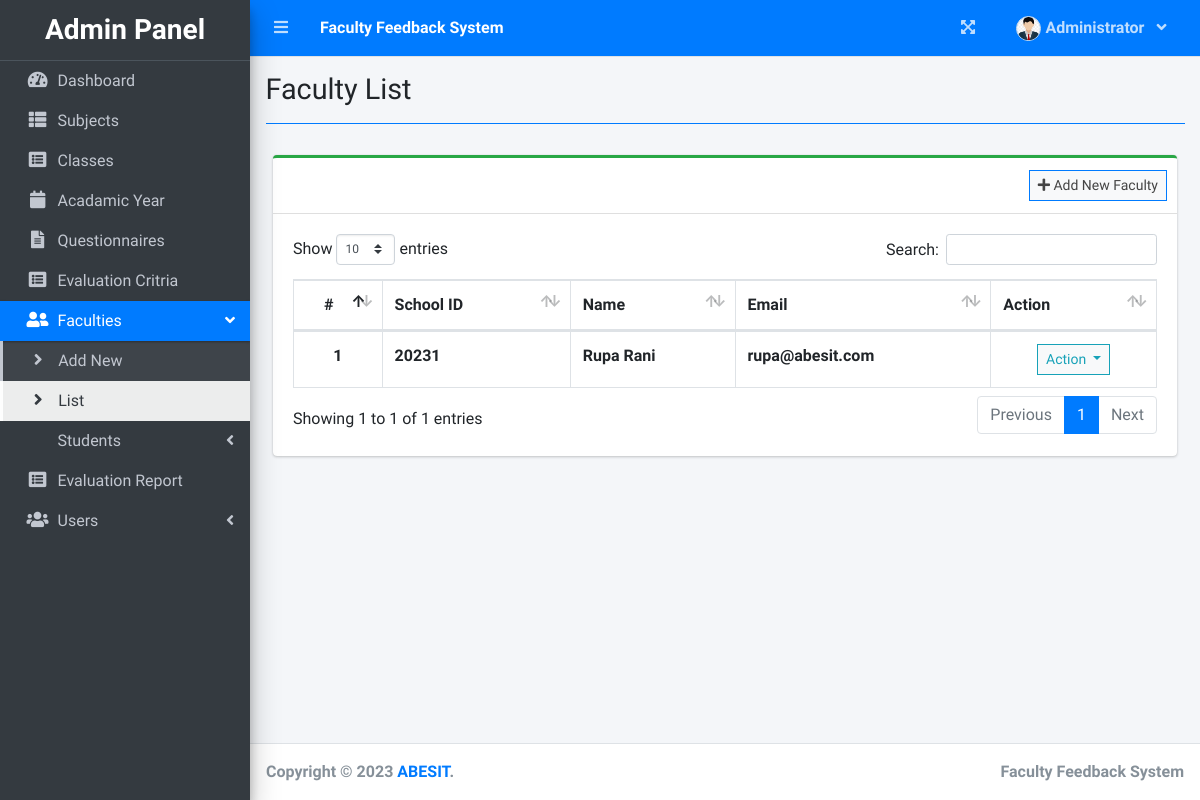
Screenshot of /index.php?page=faculty_list (signed in) with the database file from the repository.
### tables this page shows
CREATE TABLE `faculty_list` (
  `id` int(30) NOT NULL,
  `school_id` varchar(100) NOT NULL,
  `firstname` varchar(200) NOT NULL,
  `lastname` varchar(200) NOT NULL,
  `email` varchar(200) NOT NULL,
  `password` text NOT NULL,
  `avatar` text NOT NULL DEFAULT 'no-image-available.png',
  `date_created` datetime NOT NULL DEFAULT current_timestamp()
);

### admin/faculty_list.php (the view, shortened to what this page needs)
<?php include'db_connect.php' ?>
<div class="col-lg-12">
	<div class="card card-outline card-success">
		<div class="card-header">
			<div class="card-tools">
				<a class="btn btn-block btn-sm btn-default btn-flat border-primary" href="./index.php?page=new_faculty"><i class="fa fa-plus"></i> Add New Faculty</a>
			</div>
		</div>
		<div class="card-body">
			<table class="table tabe-hover table-bordered" id="list">
				<thead>
					<tr>
						<th class="text-center">#</th>
						<th>School ID</th>
						<th>Name</th>
						<th>Email</th>
						<th>Action</th>
					</tr>
				</thead>
				<tbody>
					<?php
					$i = 1;
					$qry = $conn->query("SELECT *,concat(firstname,' ',lastname) as name FROM faculty_list order by concat(firstname,' ',lastname) asc");
					while($row= $qry->fetch_assoc()):
					?>
					<tr>
						<th class="text-center"><?php echo $i++ ?></th>
						<td><b><?php echo $row['school_id'] ?></b></td>
						<td><b><?php echo ucwords($row['name']) ?></b></td>
						<td><b><?php echo $row['email'] ?></b></td>
						<td class="text-center">
							<button type="button" class="btn btn-default btn-sm btn-flat border-info wave-effect text-info dropdown-toggle" data-toggle="dropdown" aria-expanded="true">
		                      Action
		                    </button>
						</td>
					</tr>
				<?php endwhile; ?>
				</tbody>
			</table>
		</div>
	</div>
</div>

### rows the page displays
faculty_list: school "20231", name "Rupa Rani", email "rupa@abesit.com"

### other values shown
$_SESSION['system']['name'] "Faculty Feedback System"
$_SESSION['login_firstname'] "Administrator"
$title "Faculty List"
